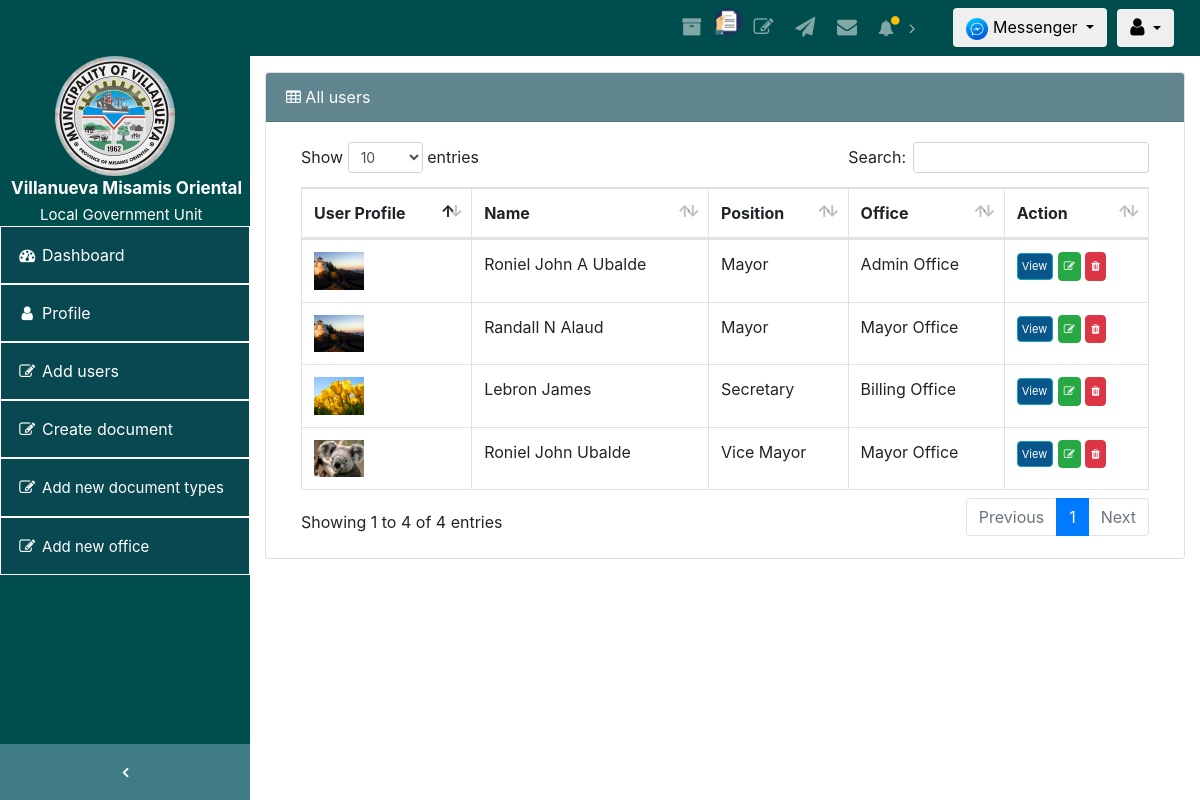
The page /Admin_office/view_all_users.php on the database its author committed.
### tables this page shows
CREATE TABLE IF NOT EXISTS `users` (
  `id` int(4) unsigned zerofill NOT NULL AUTO_INCREMENT,
  `file` varchar(200) NOT NULL,
  `Fullname` varchar(200) NOT NULL,
  `username` varchar(200) NOT NULL,
  `email` varchar(200) NOT NULL,
  `office` varchar(200) NOT NULL,
  `position` varchar(200) NOT NULL,
  `password` varchar(200) NOT NULL,
  PRIMARY KEY (`id`)
);

### Admin_office/view_all_users.php (the view, shortened to what this page needs)
<!DOCTYPE html>
<html lang="en">
<head>
  <link href="vendor/bootstrap/css/bootstrap.min.css" rel="stylesheet">
  <link href="vendor/font-awesome/css/font-awesome.min.css" rel="stylesheet" type="text/css">
  <link href="vendor/datatables/dataTables.bootstrap4.css" rel="stylesheet">
  <link href="css/sb-admin.css" rel="stylesheet">
   <link rel="stylesheet" type="text/css" href="../css/animate.css">
</head>
<body class="fixed-nav wow flash  delay-03s" id="page-top" style="margin:0;background:rgba(12, 184, 182, 0.40);">
  <nav class="navbar navbar-expand-lg navbar-dark  fixed-top" style="background-color:#004d4d;" id="mainNav">
    <div class="collapse navbar-collapse" id="navbarResponsive">
      <ul class="navbar-nav navbar-sidenav" id="exampleAccordion" style="background-color:#004d4d;color:white;" >
           <span class="nav-link-text"><img src="../img/logo.jpg" width="120" style="margin-left:55px;margin-top:0;" class="img"><br><strong> <span style="font-size:17px;margin-left:11px;"> Villanueva Misamis Oriental </span></strong><br><span style="font-size:15px;margin-left:40px;">Local Government Unit</span>
        </span><style>.img {border-radius: 100%;}</style>
           <li class="nav-item" data-toggle="tooltip" data-placement="right" title="All offices user" style="border:solid 1px;background: RGBA(13, 70, 83, 0.65);">
          <a class="nav-link"  href="index.php">
            <i class="fa fa-fw fa-dashboard" style="color:white;"></i>
            <span class="nav-link-text" style="color:white;">Dashboard</span>
          </a>
        </li>
        <li class="nav-item" data-toggle="tooltip" data-placement="right" title="Profile" style="border:solid 1px;background: RGBA(13, 70, 83, 0.65);">
          <a class="nav-link" data-toggle="modal" data-target="#AdminModal">
            <i class="fa fa-fw fa-user" style="color:white;"></i>
            <span class="nav-link-text" style="color:white;">Profile</span>
          </a>
        </li>
         <li class="nav-item" data-toggle="tooltip" data-placement="right" title="Add users" style="border:solid 1px;background: RGBA(13, 70, 83, 0.65);">
          <a class="nav-link"  data-toggle="modal" data-target="#CreateUserModal">
            <i class="fa fa-fw fa-edit" style="color:white;"></i>
            <span class="nav-link-text" style="color:white;">Add users</span>
          </a>
        </li>
          <li class="nav-item" data-toggle="tooltip" data-placement="right" title="Create Document" style="border:solid 1px;background:RGBA(13, 70, 83, 0.65);">
          <a class="nav-link"  data-toggle="modal" data-target="#ModalSaPagAddDocument" >
            <i class="fa fa-fw fa-edit" style="color:white;"></i>
            <span class="nav-link-text" style="color:white;">Create document</span>
          </a>
        </li>
          <li class="nav-item" data-toggle="tooltip" data-placement="right" title="Create Document" style="border:solid 1px;background:RGBA(13, 70, 83, 0.65);">
          <a class="nav-link"  data-toggle="modal" data-target="#ModalSaPagAddOfficesDetails" >
            <i class="fa fa-fw fa-edit" style="color:white;"></i>
            <span class="nav-link-text" style="color:white;font-size:15px;">Add new document types </span>
          </a>
        </li>
           <li class="nav-item" data-toggle="tooltip" data-placement="right" title="Create Document" style="border:solid 1px;background:RGBA(13, 70, 83, 0.65);">
          <a class="nav-link"  data-toggle="modal" data-target="#ModalSaPagAddOffices" >
            <i class="fa fa-fw fa-edit" style="color:white;"></i>
            <span class="nav-link-text" style="color:white;font-size:15px;">Add new office </span>
          </a>
        </li>
      </ul>
      <ul class="navbar-nav sidenav-toggler" style="background-color: RGBA(13, 70, 83, 0.65);color:white">
        <li class="nav-item">
          <a class="nav-link text-center" id="sidenavToggler">
            <i class="fa fa-fw fa-angle-left" style="color:white;"></i>
          </a>
        </li>
      </ul>
      <ul class="navbar-nav ml-auto">
         <li class="nav-item">
          <a class="nav-link" data-toggle="tooltip" data-placement="bottom" title="Document Archive" >
             <i data-toggle="modal" data-target="#modal-register_history_log" class="fa fa-fw fa-archive" style="font-size:20px;"></i>
            </a>
        </li>
        <li class="nav-item">
          <a data-toggle="tooltip" data-placement="bottom" title="Received Documents">
            <i data-toggle="modal" data-target="#modal-register_recieve"><img src="../img/1.png" class="img-circle" width="30" height="30"></i>
            </a>
        </li>
         <li class="nav-item">
          <a class="nav-link" data-toggle="tooltip" data-placement="bottom" title="Created Documents"  data-toggle="modal" data-target="#exampleModal">
             <i data-toggle="modal" data-target="#modal-register_create" class="fa fa-fw fa-edit" style="font-size:20px;"></i>
            </a>
        </li>
        <li class="nav-item">
          <a class="nav-link" data-toggle="tooltip" data-placement="bottom" title="Sent Documents" >
             <i data-toggle="modal" data-target="#modal-register_sent" class="fa fa-fw fa-send" style="font-size:20px;"></i>
            </a>
        </li>
        <li class="nav-item" data-toggle="tooltip" data-placement="bottom" title="Document Incoming" >
          <li class="nav-item" data-toggle="tooltip" data-placement="bottom" title="Document Incoming" >
          <a href="admin_office_document_incoming.php" class="nav-link">
             <i  class="fa fa-fw fa-envelope" style="font-size:20px;">
             </i>
            </a>
        </li>
        </li>
      <li class="nav-item dropdown" data-toggle="tooltip" data-placement="bottom" title="Notification" style="margin-right:13px;">
          <a class="nav-link dropdown-toggle mr-lg-2" id="alertsDropdown" href="#" data-toggle="dropdown" aria-haspopup="true" aria-expanded="false" >
            <i class="fa fa-fw fa-bell"></i>
            <span class="indicator text-warning d-none d-lg-block">
              <i class="fa fa-fw fa-circle"></i>
            </span>
          </a>
     </li>
            <li class="nav-item">
               <div class="btn-group pull-right" style="margin-right:10px;">
             <button class="btn btn-default dropdown-toggle" data-toggle="dropdown">
               <i class="label label-pill label-danger count_message"></i><span class="hidden-sm hidden-xs">
                   <span> <i data-toggle="modal" data-target="#modal-register_chat_box"><img src="../img/media.png" class="img-circle" width="22" height="22"></i></span>
                     <span class="hidden-sm hidden-xs"> Messenger </span>
                    </span>
                </button>
          </div>
                </ul>
            </div>
            <div class="btn-group pull-right" style="margin-right:10px;">
 <button class="btn btn-default dropdown-toggle" data-toggle="dropdown">
 <i class="label label-pill label-danger count_message"></i><span class="hidden-sm hidden-xs">
                   <span class="fa fa-user" style="font-size:20px;"></span>
                    </span>
                </button>
          </div>
  </nav>
  <div class="content-wrapper">
    <div class="container-fluid">
      <div class="card mb-3">
        <div class="card-header" style="background-color: RGBA(13, 70, 83, 0.65);color:white;">
          <i class="fa fa-table" ></i> All users</div>
       <div class="card-body">
               <?php
                 $connect = mysqli_connect("localhost", "root", "", "villa_dblgu");
                $query = "SELECT * FROM users  WHERE Fullname != '".$_SESSION["Fullname"]."'  ORDER BY id ";
                 $result = mysqli_query($connect, $query);
                 ?>
          <div class="table-responsive">
            <table class="table table-bordered" id="dataTable" width="100%" cellspacing="0">
              <thead>
                <tr>
                  <th>User Profile</th>
                  <th>Name</th>
                  <th>Position</th>
                  <th>Office</th>
                   <th>Action</th>
                </tr>
              </thead>
              <tbody>
                 <?php
                               while($row = mysqli_fetch_array($result))
                               {
                               ?>
                               <tr>
                                    <td><img src='../Phplogin/adding_updating_user/uploads/<?php echo $row["file"]; ?>' width="50" hieght="30" class="img-circle"></td>   <td><?php echo $row["Fullname"]; ?>
                                  </td>
                                    <td><?php echo $row["position"]; ?></td>
                                        <td><?php echo $row["office"]; ?></td>
                                    <td><input data-toggle="tooltip" data-placement="top" title="View user information" type="button" name="edit" style="background:#09568d;color:white;font-size:11px;padding:4px 5px 4px 4px;" value="View" id="<?php echo $row["id"]; ?>" class="btn btn-info btn-xs view" />
                                      <button type="button" data-toggle="tooltip" data-placement="top" title="Update user information" name="edit"  style="color:white;font-size:11px;padding:5px 5px 5px 5px;" id="<?php echo $row["id"]; ?>" class="btn btn-success btn-xs edit_user_data" /> <span class="fa fa-edit"> </span>  </button>
                                       <button type="button" data-toggle="tooltip" data-placement="top" title="Delete user" name="edit" style="color:white;font-size:11px;padding:5px 5px 5px 5px;" id="<?php echo $row["id"]; ?>" class="btn btn-danger btn-xs view_delete" /> <span class="fa fa-trash"> </span>  </button>
                                    </td>
                                  </tr>
                <?php
                               }
                               ?>
              </tbody>
            </table>
          </div>
        </div>
      </div>
    </div>
</div>
</body>
</html>

### Admin_office/css/sb-admin.css (style rules this page uses)
html { position: relative; min-height: 100%; }
body { overflow-x: hidden; }
body.fixed-nav { padding-top: 56px; }
.content-wrapper { min-height: calc(100vh - 56px); padding-top: 1rem; }
#mainNav .navbar-collapse { overflow: auto; max-height: 75vh; }
#mainNav .navbar-collapse .navbar-nav .nav-item .nav-link { cursor: pointer; }
#mainNav .navbar-collapse .sidenav-toggler { display: none; }
#mainNav .navbar-collapse .navbar-nav > .nav-item.dropdown > .nav-link { position: relative; min-width: 45px; }
#mainNav .navbar-collapse .navbar-nav > .nav-item.dropdown > .nav-link:after { float: right; width: auto; content: '\f105'; border: none; font-family: 'FontAwesome'; }
#mainNav .navbar-collapse .navbar-nav > .nav-item.dropdown > .nav-link .indicator { position: absolute; top: 5px; left: 21px; font-size: 10px; }
@media (min-width: 992px) { #mainNav .navbar-collapse { overflow: visible; max-height: none; } }
@media (min-width: 992px) { #mainNav .navbar-collapse .navbar-sidenav { position: absolute; top: 0; left: 0; -webkit-flex-direction: column; -ms-flex-direction: column; flex-direction: column; margin-top: 56px; } }
@media (min-width: 992px) { #mainNav .navbar-collapse .navbar-sidenav > .nav-item { width: 250px; padding: 0; } }
@media (min-width: 992px) { #mainNav .navbar-collapse .navbar-sidenav > .nav-item > .nav-link { padding: 1em; } }
@media (min-width: 992px) { #mainNav .navbar-collapse .navbar-nav > .nav-item.dropdown > .nav-link { min-width: 0; } }
@media (min-width: 992px) { #mainNav .navbar-collapse .navbar-nav > .nav-item.dropdown > .nav-link:after { width: 24px; text-align: center; } }
#mainNav.fixed-top .sidenav-toggler { display: none; }
@media (min-width: 992px) { #mainNav.fixed-top .navbar-sidenav { height: calc(100vh - 112px); } }
@media (min-width: 992px) { #mainNav.fixed-top .sidenav-toggler { position: absolute; top: 0; left: 0; display: flex; -webkit-flex-direction: column; -ms-flex-direction: column; flex-direction: column; margin-top: calc(100vh - 56px); } }
@media (min-width: 992px) { #mainNav.fixed-top .sidenav-toggler > .nav-item { width: 250px; padding: 0; } }
@media (min-width: 992px) { #mainNav.fixed-top .sidenav-toggler > .nav-item > .nav-link { padding: 1em; } }
#mainNav.fixed-top.navbar-dark .sidenav-toggler { background-color: #212529; }
#mainNav.fixed-top.navbar-dark .sidenav-toggler a i { color: #adb5bd; }
.content-wrapper { overflow-x: hidden; background: white; }
@media (min-width: 992px) { .content-wrapper { margin-left: 250px; } }
#sidenavToggler i { font-weight: 800; }
#mainNav.navbar-dark .navbar-collapse .navbar-sidenav > .nav-item > .nav-link { color: #868e96; }
#mainNav.navbar-dark .navbar-collapse .navbar-nav > .nav-item.dropdown > .nav-link:after { color: #adb5bd; }
@media (min-width: 992px) { #mainNav.navbar-dark .navbar-collapse .navbar-sidenav { background: #343a40; } }

### Admin_office/view_all_users.php (style rules this page uses)
.img { border-radius: 100%; }

### rows shown on the page
users: file (picture), Fullname "Roniel John A Ubalde", position "Mayor", office "Admin Office"
users: file (picture), Fullname "Randall N Alaud", position "Mayor", office "Mayor Office"
users: file (picture), Fullname "Lebron James", position "Secretary", office "Billing Office"
users: file (picture), Fullname "Roniel John Ubalde", position "Vice Mayor", office "Mayor Office"
